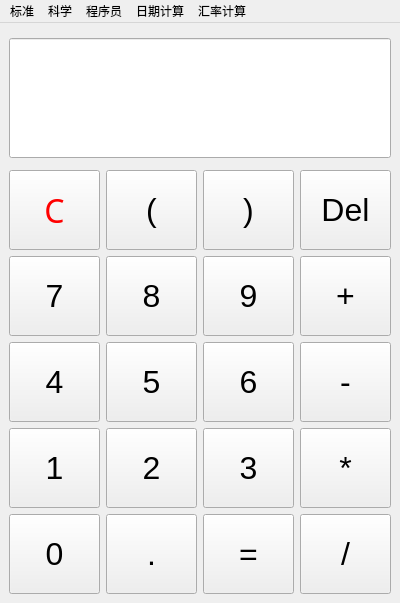
<?xml version="1.0" encoding="UTF-8"?>
<ui version="4.0">
 <class>MainWindow</class>
 <widget class="QMainWindow" name="MainWindow">
  <property name="geometry">
   <rect>
    <x>0</x>
    <y>0</y>
    <width>400</width>
    <height>603</height>
   </rect>
  </property>
  <property name="minimumSize">
   <size>
    <width>400</width>
    <height>603</height>
   </size>
  </property>
  <property name="maximumSize">
   <size>
    <width>400</width>
    <height>603</height>
   </size>
  </property>
  <property name="windowTitle">
   <string>KK牌计算器</string>
  </property>
  <property name="windowIcon">
   <iconset resource="res_QT.qrc">
    <normaloff>:/logo.png</normaloff>:/logo.png</iconset>
  </property>
  <property name="styleSheet">
   <string notr="true"/>
  </property>
  <property name="iconSize">
   <size>
    <width>400</width>
    <height>700</height>
   </size>
  </property>
  <widget class="QWidget" name="centralwidget">
   <layout class="QGridLayout" name="gridLayout">
    <item row="0" column="0" rowspan="2" colspan="4">
     <widget class="QLineEdit" name="lineEdit">
      <property name="minimumSize">
       <size>
        <width>0</width>
        <height>120</height>
       </size>
      </property>
      <property name="font">
       <font>
        <pointsize>36</pointsize>
       </font>
      </property>
      <property name="text">
       <string/>
      </property>
      <property name="alignment">
       <set>Qt::AlignRight|Qt::AlignTrailing|Qt::AlignVCenter</set>
      </property>
     </widget>
    </item>
    <item row="6" column="2">
     <widget class="QPushButton" name="pushButton_three">
      <property name="minimumSize">
       <size>
        <width>60</width>
        <height>80</height>
       </size>
      </property>
      <property name="font">
       <font>
        <pointsize>24</pointsize>
       </font>
      </property>
      <property name="text">
       <string>3</string>
      </property>
     </widget>
    </item>
    <item row="2" column="2">
     <widget class="QPushButton" name="pushButton_paren2">
      <property name="minimumSize">
       <size>
        <width>60</width>
        <height>80</height>
       </size>
      </property>
      <property name="font">
       <font>
        <pointsize>24</pointsize>
       </font>
      </property>
      <property name="text">
       <string>)</string>
      </property>
     </widget>
    </item>
    <item row="4" column="2">
     <widget class="QPushButton" name="pushButton_six">
      <property name="minimumSize">
       <size>
        <width>60</width>
        <height>80</height>
       </size>
      </property>
      <property name="font">
       <font>
        <pointsize>24</pointsize>
       </font>
      </property>
      <property name="text">
       <string>6</string>
      </property>
     </widget>
    </item>
    <item row="3" column="1">
     <widget class="QPushButton" name="pushButton_eight">
      <property name="minimumSize">
       <size>
        <width>60</width>
        <height>80</height>
       </size>
      </property>
      <property name="font">
       <font>
        <pointsize>24</pointsize>
       </font>
      </property>
      <property name="text">
       <string>8</string>
      </property>
     </widget>
    </item>
    <item row="6" column="3">
     <widget class="QPushButton" name="pushButton_mult">
      <property name="minimumSize">
       <size>
        <width>60</width>
        <height>80</height>
       </size>
      </property>
      <property name="font">
       <font>
        <pointsize>24</pointsize>
       </font>
      </property>
      <property name="text">
       <string>*</string>
      </property>
     </widget>
    </item>
    <item row="7" column="1">
     <widget class="QPushButton" name="pushButton_point">
      <property name="minimumSize">
       <size>
        <width>60</width>
        <height>80</height>
       </size>
      </property>
      <property name="font">
       <font>
        <pointsize>24</pointsize>
       </font>
      </property>
      <property name="text">
       <string>.</string>
      </property>
     </widget>
    </item>
    <item row="4" column="0">
     <widget class="QPushButton" name="pushButton_four">
      <property name="minimumSize">
       <size>
        <width>60</width>
        <height>80</height>
       </size>
      </property>
      <property name="font">
       <font>
        <pointsize>24</pointsize>
       </font>
      </property>
      <property name="text">
       <string>4</string>
      </property>
     </widget>
    </item>
    <item row="4" column="3">
     <widget class="QPushButton" name="pushButton_sub">
      <property name="minimumSize">
       <size>
        <width>60</width>
        <height>80</height>
       </size>
      </property>
      <property name="font">
       <font>
        <pointsize>24</pointsize>
       </font>
      </property>
      <property name="text">
       <string>-</string>
      </property>
     </widget>
    </item>
    <item row="7" column="0">
     <widget class="QPushButton" name="pushButton_zero">
      <property name="minimumSize">
       <size>
        <width>60</width>
        <height>80</height>
       </size>
      </property>
      <property name="font">
       <font>
        <pointsize>24</pointsize>
       </font>
      </property>
      <property name="text">
       <string>0</string>
      </property>
     </widget>
    </item>
    <item row="3" column="0">
     <widget class="QPushButton" name="pushButton_seven">
      <property name="minimumSize">
       <size>
        <width>60</width>
        <height>80</height>
       </size>
      </property>
      <property name="font">
       <font>
        <pointsize>24</pointsize>
       </font>
      </property>
      <property name="text">
       <string>7</string>
      </property>
     </widget>
    </item>
    <item row="3" column="3">
     <widget class="QPushButton" name="pushButton_add">
      <property name="minimumSize">
       <size>
        <width>60</width>
        <height>80</height>
       </size>
      </property>
      <property name="font">
       <font>
        <pointsize>24</pointsize>
       </font>
      </property>
      <property name="text">
       <string>+</string>
      </property>
     </widget>
    </item>
    <item row="2" column="3">
     <widget class="QPushButton" name="pushButton_del">
      <property name="minimumSize">
       <size>
        <width>60</width>
        <height>80</height>
       </size>
      </property>
      <property name="font">
       <font>
        <pointsize>24</pointsize>
       </font>
      </property>
      <property name="text">
       <string>Del</string>
      </property>
     </widget>
    </item>
    <item row="7" column="3">
     <widget class="QPushButton" name="pushButton_divide">
      <property name="minimumSize">
       <size>
        <width>60</width>
        <height>80</height>
       </size>
      </property>
      <property name="font">
       <font>
        <pointsize>24</pointsize>
       </font>
      </property>
      <property name="text">
       <string>/</string>
      </property>
     </widget>
    </item>
    <item row="7" column="2">
     <widget class="QPushButton" name="pushButton_equal">
      <property name="minimumSize">
       <size>
        <width>60</width>
        <height>80</height>
       </size>
      </property>
      <property name="font">
       <font>
        <pointsize>24</pointsize>
       </font>
      </property>
      <property name="text">
       <string>=</string>
      </property>
     </widget>
    </item>
    <item row="2" column="1">
     <widget class="QPushButton" name="pushButton_paren1">
      <property name="minimumSize">
       <size>
        <width>60</width>
        <height>80</height>
       </size>
      </property>
      <property name="font">
       <font>
        <pointsize>24</pointsize>
       </font>
      </property>
      <property name="text">
       <string>(</string>
      </property>
     </widget>
    </item>
    <item row="6" column="1">
     <widget class="QPushButton" name="pushButton_two">
      <property name="minimumSize">
       <size>
        <width>60</width>
        <height>80</height>
       </size>
      </property>
      <property name="font">
       <font>
        <pointsize>24</pointsize>
       </font>
      </property>
      <property name="text">
       <string>2</string>
      </property>
     </widget>
    </item>
    <item row="3" column="2">
     <widget class="QPushButton" name="pushButton_nine">
      <property name="minimumSize">
       <size>
        <width>60</width>
        <height>80</height>
       </size>
      </property>
      <property name="font">
       <font>
        <pointsize>24</pointsize>
       </font>
      </property>
      <property name="text">
       <string>9</string>
      </property>
     </widget>
    </item>
    <item row="6" column="0">
     <widget class="QPushButton" name="pushButton_one">
      <property name="minimumSize">
       <size>
        <width>60</width>
        <height>80</height>
       </size>
      </property>
      <property name="font">
       <font>
        <pointsize>24</pointsize>
       </font>
      </property>
      <property name="text">
       <string>1</string>
      </property>
     </widget>
    </item>
    <item row="4" column="1">
     <widget class="QPushButton" name="pushButton_five">
      <property name="minimumSize">
       <size>
        <width>60</width>
        <height>80</height>
       </size>
      </property>
      <property name="font">
       <font>
        <pointsize>24</pointsize>
       </font>
      </property>
      <property name="text">
       <string>5</string>
      </property>
     </widget>
    </item>
    <item row="2" column="0">
     <widget class="QPushButton" name="pushButton_C">
      <property name="minimumSize">
       <size>
        <width>60</width>
        <height>80</height>
       </size>
      </property>
      <property name="font">
       <font>
        <family>微软雅黑</family>
        <pointsize>24</pointsize>
       </font>
      </property>
      <property name="styleSheet">
       <string notr="true">color: rgb(255, 0, 0);</string>
      </property>
      <property name="text">
       <string>C</string>
      </property>
     </widget>
    </item>
   </layout>
  </widget>
  <widget class="QMenuBar" name="menuBar">
   <property name="geometry">
    <rect>
     <x>0</x>
     <y>0</y>
     <width>400</width>
     <height>26</height>
    </rect>
   </property>
   <widget class="QMenu" name="menu_std">
    <property name="title">
     <string>标准</string>
    </property>
   </widget>
   <widget class="QMenu" name="menu_sci">
    <property name="title">
     <string>科学</string>
    </property>
   </widget>
   <widget class="QMenu" name="menu_prog">
    <property name="title">
     <string>程序员</string>
    </property>
   </widget>
   <widget class="QMenu" name="menu_data">
    <property name="title">
     <string>日期计算</string>
    </property>
   </widget>
   <widget class="QMenu" name="menu_rate">
    <property name="title">
     <string>汇率计算</string>
    </property>
   </widget>
   <addaction name="menu_std"/>
   <addaction name="menu_sci"/>
   <addaction name="menu_prog"/>
   <addaction name="menu_data"/>
   <addaction name="menu_rate"/>
  </widget>
 </widget>
 <tabstops>
  <tabstop>lineEdit</tabstop>
  <tabstop>pushButton_C</tabstop>
  <tabstop>pushButton_paren1</tabstop>
  <tabstop>pushButton_paren2</tabstop>
  <tabstop>pushButton_del</tabstop>
  <tabstop>pushButton_seven</tabstop>
  <tabstop>pushButton_eight</tabstop>
  <tabstop>pushButton_nine</tabstop>
  <tabstop>pushButton_add</tabstop>
  <tabstop>pushButton_four</tabstop>
  <tabstop>pushButton_five</tabstop>
  <tabstop>pushButton_six</tabstop>
  <tabstop>pushButton_sub</tabstop>
  <tabstop>pushButton_one</tabstop>
  <tabstop>pushButton_two</tabstop>
  <tabstop>pushButton_three</tabstop>
  <tabstop>pushButton_mult</tabstop>
  <tabstop>pushButton_zero</tabstop>
  <tabstop>pushButton_point</tabstop>
  <tabstop>pushButton_equal</tabstop>
  <tabstop>pushButton_divide</tabstop>
 </tabstops>
 <resources>
  <include location="res_QT.qrc"/>
 </resources>
 <connections/>
</ui>
